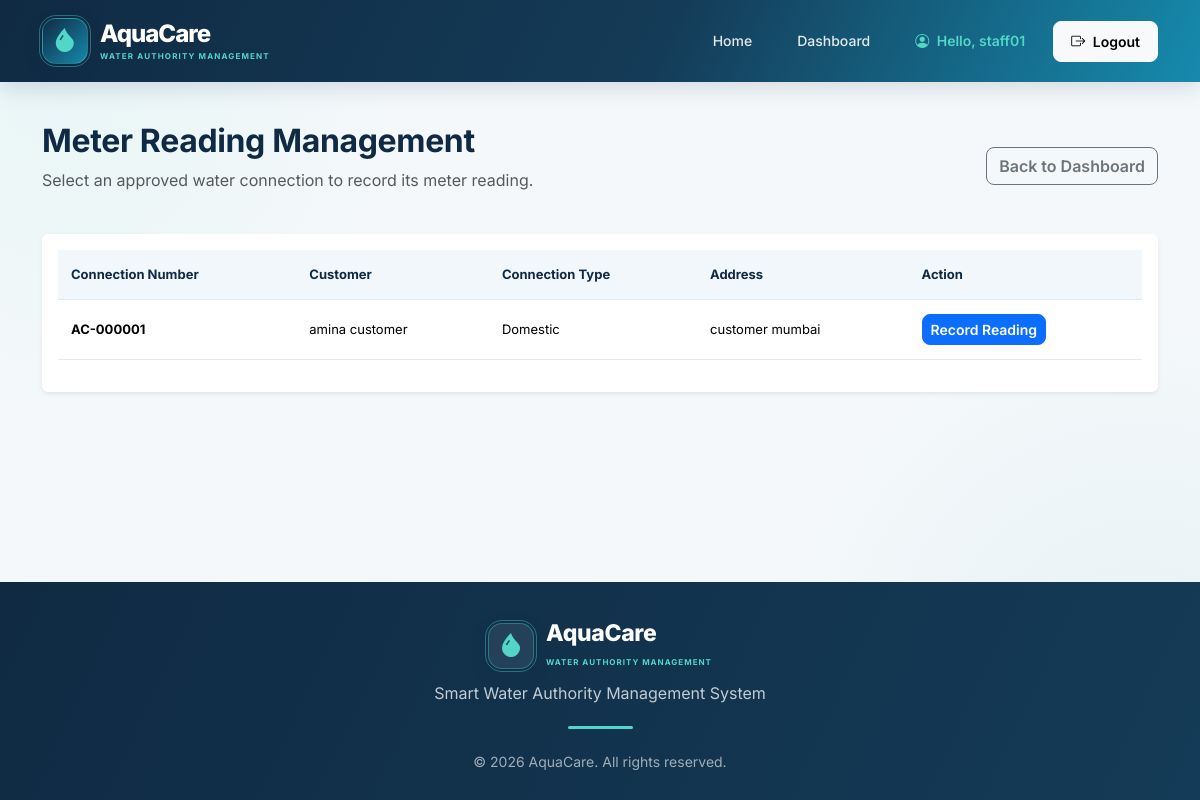
/staff/meter-readings/ (signed in), run on the app's committed database.
### accounts/models.py (models this page shows, shortened)
class CustomUser(AbstractUser):
    class Role(models.TextChoices):
        CUSTOMER = 'CUSTOMER', 'Customer'
        STAFF = 'STAFF', 'Water Authority Staff'
        MANAGER = 'MANAGER', 'Department Manager'
    role = models.CharField(
        max_length=20,
        choices=Role.choices,
        default=Role.CUSTOMER
    )
    phone_number = models.CharField(
        max_length=15,
        blank=True,
        null=True
    )
    address = models.TextField(
        blank=True,
        null=True
    )

### customers/models.py (models this page shows, shortened)
class WaterConnection(models.Model):
    class ConnectionType(models.TextChoices):
        DOMESTIC = 'DOMESTIC', 'Domestic'
        COMMERCIAL = 'COMMERCIAL', 'Commercial'
        INDUSTRIAL = 'INDUSTRIAL', 'Industrial'
    class Status(models.TextChoices):
        PENDING = 'PENDING', 'Pending'
        APPROVED = 'APPROVED', 'Approved'
        REJECTED = 'REJECTED', 'Rejected'
    customer = models.ForeignKey(
        settings.AUTH_USER_MODEL,
        on_delete=models.CASCADE,
        related_name='water_connections'
    )
    connection_number = models.CharField(
        max_length=30,
        unique=True,
        blank=True,
        null=True
    )
    applicant_name = models.CharField(max_length=150)
    contact_number = models.CharField(max_length=15)
    property_address = models.TextField()
    connection_type = models.CharField(
        max_length=20,
        choices=ConnectionType.choices,
        default=ConnectionType.DOMESTIC
    )
    purpose = models.TextField(
        help_text='Explain why you need this water connection.'
    )
    status = models.CharField(
        max_length=20,
        choices=Status.choices,
        default=Status.PENDING
    )
    staff_remarks = models.TextField(blank=True)
    reviewed_by = models.ForeignKey(
        settings.AUTH_USER_MODEL,
        on_delete=models.SET_NULL,
        null=True,
        blank=True,
        related_name='reviewed_water_connections'
    )
    submitted_at = models.DateTimeField(auto_now_add=True)
    reviewed_at = models.DateTimeField(
        null=True,
        blank=True
    )
    class Meta:
        ordering = ['-submitted_at']

### customers/views.py (the view)
@role_required(CustomUser.Role.STAFF)
def staff_reading_list(request):
    connections = WaterConnection.objects.filter(
        status=WaterConnection.Status.APPROVED
    ).select_related(
        'customer'
    ).order_by('-submitted_at')
    context = {
        'connections': connections,
    }
    return render(
        request,
        'customers/staff_reading_list.html',
        context
    )

### templates/customers/staff_reading_list.html (shortened to what this page needs)
{% extends 'base.html' %}
{% block content %}
<div class="container py-4">
    <div class="d-flex flex-wrap justify-content-between align-items-center mb-4">
        <div>
            <h2>Meter Reading Management</h2>
            <p class="text-muted">
                Select an approved water connection to record its meter reading.
            </p>
        </div>
        <a href="{% url 'staff_dashboard' %}" class="btn btn-outline-secondary">
            Back to Dashboard
        </a>
    </div>
    <div class="card shadow-sm border-0">
        <div class="card-body">
            {% if connections %}
                <div class="table-responsive">
                    <table class="table table-hover align-middle">
                        <thead>
                            <tr>
                                <th>Connection Number</th>
                                <th>Customer</th>
                                <th>Connection Type</th>
                                <th>Address</th>
                                <th>Action</th>
                            </tr>
                        </thead>
                        <tbody>
                            {% for connection in connections %}
                                <tr>
                                    <td>
                                        <strong>
                                            {{ connection.connection_number }}
                                        </strong>
                                    </td>
                                    <td>
                                        {{ connection.applicant_name }}
                                    </td>
                                    <td>
                                        {{ connection.get_connection_type_display }}
                                    </td>
                                    <td>
                                        {{ connection.property_address|truncatewords:8 }}
                                    </td>
                                    <td>
                                        <a href="{% url 'record_reading' connection.id %}"
                                           class="btn btn-primary btn-sm">
                                            Record Reading
                                        </a>
                                    </td>
                                </tr>
                            {% endfor %}
                        </tbody>
                    </table>
                </div>
            {% endif %}
        </div>
    </div>
</div>
{% endblock %}

### templates/base.html (shortened to what this page needs)
{% load static %}
<!DOCTYPE html>
<html lang="en">
<head>
    <link href="https://cdn.jsdelivr.net/npm/bootstrap@5.3.3/dist/css/bootstrap.min.css"
          rel="stylesheet">
    <link rel="stylesheet"
          href="https://cdn.jsdelivr.net/npm/bootstrap-icons@1.11.3/font/bootstrap-icons.min.css">
    <link rel="stylesheet" href="{% static 'css/style.css' %}">
</head>
<body>
    <nav class="navbar navbar-expand-lg navbar-dark aquacare-navbar">
        <div class="container">
            <a class="navbar-brand aqua-brand" href="{% url 'home' %}">
                <span class="aqua-logo-icon">
                    <i class="bi bi-droplet-fill"></i>
                </span>
                <span class="aqua-brand-text">
                    <strong>AquaCare</strong>
                    <small>WATER AUTHORITY MANAGEMENT</small>
                </span>
            </a>
            <div class="collapse navbar-collapse" id="mainNavbar">
                <ul class="navbar-nav ms-auto align-items-lg-center">
                    <li class="nav-item">
                        <a class="nav-link" href="{% url 'home' %}">
                            Home
                        </a>
                    </li>
                    {% if user.is_authenticated %}
                        {% if user.role == 'CUSTOMER' %}
                            <li class="nav-item">
                                <a class="nav-link"
                                   href="{% url 'customer_dashboard' %}">
                                    Dashboard
                                </a>
                            </li>
                        {% elif user.role == 'STAFF' %}
                            <li class="nav-item">
                                <a class="nav-link"
                                   href="{% url 'staff_dashboard' %}">
                                    Dashboard
                                </a>
                            </li>
                        {% endif %}
                        <li class="nav-item">
                            <span class="nav-link user-welcome">
                                <i class="bi bi-person-circle me-1"></i>
                                Hello, {{ user.first_name|default:user.username }}
                            </span>
                        </li>
                        <li class="nav-item ms-lg-2">
                            <form method="POST" action="{% url 'logout' %}">
                                <button type="submit"
                                        class="btn btn-light btn-sm logout-btn">
                                    <i class="bi bi-box-arrow-right me-1"></i>
                                    Logout
                                </button>
                            </form>
                        </li>
                    {% endif %}
                </ul>
            </div>
        </div>
    </nav>
    <main class="main-content">
        {% block content %}
        {% endblock %}
    </main>
    <footer class="aquacare-footer">
        <div class="container">
            <div class="footer-brand">
                <span class="aqua-logo-icon footer-logo-icon">
                    <i class="bi bi-droplet-fill"></i>
                </span>
                <div class="footer-brand-text">
                    <h5>AquaCare</h5>
                    <small>WATER AUTHORITY MANAGEMENT</small>
                </div>
            </div>
            <p class="footer-description">
                Smart Water Authority Management System
            </p>
            <div class="footer-divider"></div>
            <small class="footer-copyright">
                © 2026 AquaCare. All rights reserved.
            </small>
        </div>
    </footer>
</body>
</html>

### data on the page
CustomUser: first_name "staff01"
WaterConnection: connection_number "AC-000001", applicant_name "amina customer", connection_type "Domestic", property_address "customer mumbai"
